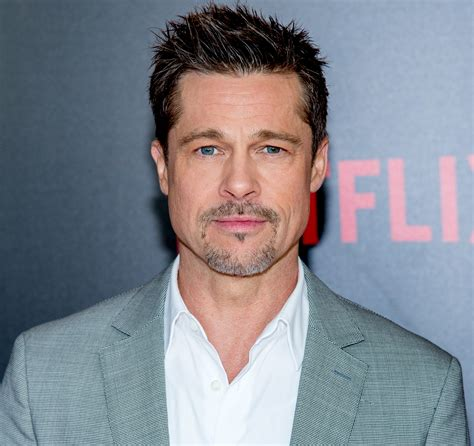
#> input picture Image Processing/Session 4/Assignment/morphed_face/brad.jpg, 474 x 446 px
$ python morphed_faces.py
#> lines starting #> are read from the running program, lines starting #| are printed output that depends on the picture
import cv2
import numpy as np

def create_mask(size, feather):
    mask = np.zeros(size, dtype=np.float32)
    cv2.rectangle(mask, (feather, feather), (size[1] - feather, size[0] - feather), (1, 1, 1), -1)
    cv2.blur(mask, (feather, feather), mask)
    return mask

feather_value = 20

image_1 = cv2.imread('brad.jpg')
#> image_1 is the input picture: shape (446, 474, 3); mean B, G, R 143, 134.2, 131.1
image_2 = cv2.imread('scarlet.jpg')
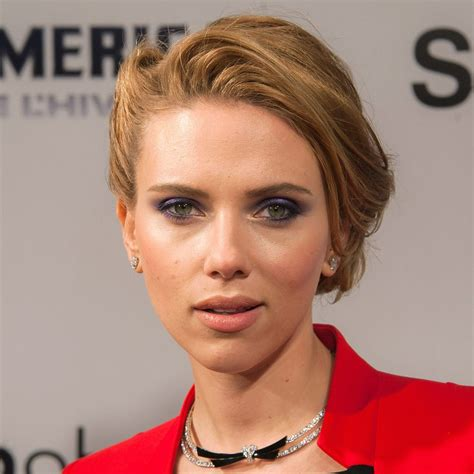
#> input picture Image Processing/Session 4/Assignment/morphed_face/scarlet.jpg, 474 x 474 px
#> image_2 is the input picture: shape (474, 474, 3); mean B, G, R 114.2, 127, 171.9

height_1 = image_1.shape[0]
#> height_1 = 446
height_2 = image_2.shape[0]
#> height_2 = 474

diff = height_2 - height_1
#> diff = 28

image_2 = image_2[:-diff, :]
#> image_2: shape (446, 474, 3)

print(image_1.shape, image_2.shape)
#| (446, 474, 3) (446, 474, 3)

image_1 = cv2.cvtColor(image_1, cv2.COLOR_BGR2GRAY)
#> image_1: shape (446, 474)
image_2 = cv2.cvtColor(image_2, cv2.COLOR_BGR2GRAY)
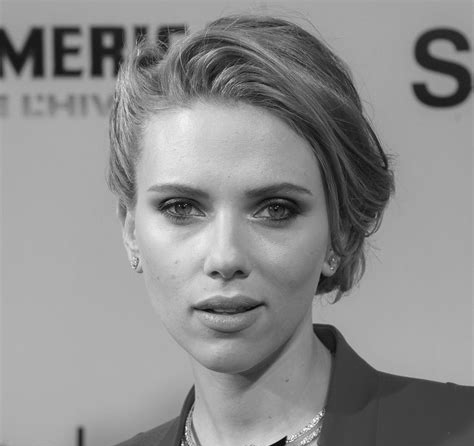
#> image_2: shape (446, 474); min 3, max 252, mean 141

face_detector = cv2.CascadeClassifier(
    cv2.data.haarcascades + "haarcascade_frontalface_default.xml"
)

image_1_faces = face_detector.detectMultiScale(image_1, scaleFactor=1.3)
#> image_1_faces = [[153, 84, 174, 174]]
image_2_faces = face_detector.detectMultiScale(image_2, scaleFactor=1.3)
#> image_2_faces = [[100, 111, 255, 255]]


if len(image_1_faces) > 0 and len(image_2_faces) > 0:

    x1, y1, w1, h1 = image_1_faces[0]
#> x1 = 153; y1 = 84; w1 = 174; h1 = 174
    x2, y2, w2, h2 = image_2_faces[0]
#> x2 = 100; y2 = 111; w2 = 255; h2 = 255

    face_1 = image_1[y1:y1+h1, x1:x1+w1]
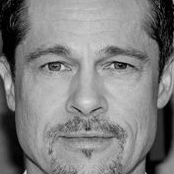
#> face_1: shape (174, 174); min 0, max 222, mean 128.2
    face_2 = image_2[y2:y2+h2, x2:x2+w2]
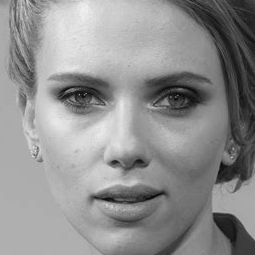
#> face_2: shape (255, 255); min 5, max 243, mean 143.4

    face_1 = cv2.resize(face_1, (w1, h1))
    face_2 = cv2.resize(face_2, (w1, h1))
#> face_2: shape (174, 174)

    face_1 = face_1.astype(np.float32)
    face_2 = face_2.astype(np.float32)

    results = []

    for i in range(5):
        alpha = i / 4
        blended_face = cv2.addWeighted(face_1 * (1 - alpha), 1, face_2 * alpha, 1, 0)

        blended_face = blended_face.astype(np.uint8)

        mask = create_mask((h1, w1), feather_value)

        result = image_1.copy()

        y_slice = slice(y1, y1 + h1)
        x_slice = slice(x1, x1 + w1)

        result[y_slice, x_slice] = result[y_slice, x_slice] * (1 - mask) + blended_face * mask

        results.append(result)
#> this loop made 5 passes
#> pass 1, `mask = create_mask((h1, w1), feather_value)`:
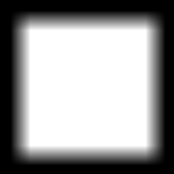
#> mask: shape (174, 174) float32; min 0, max 1, mean 0.602
#> after the loop:
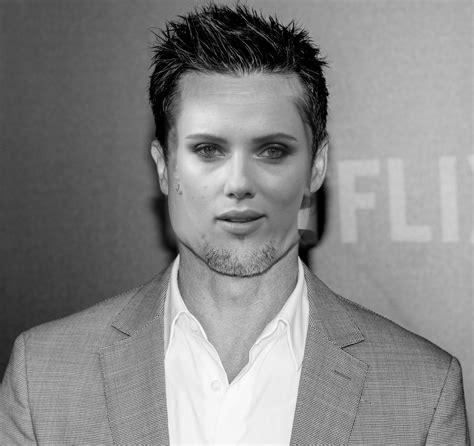
#> result: shape (446, 474); min 0, max 254, mean 134.3
#> after the loop, results = 5 items

    concatenated_result = cv2.hconcat(results)
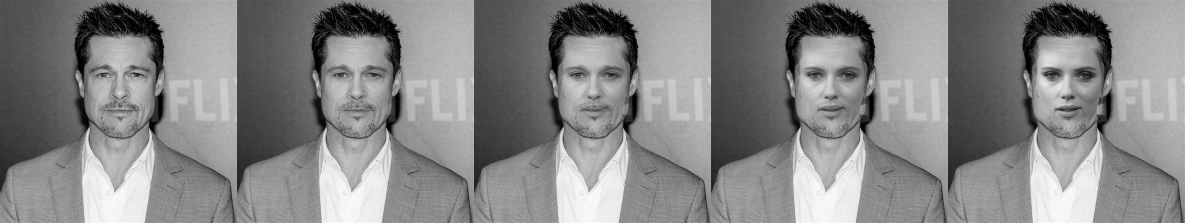
#> concatenated_result: shape (446, 2370) (shown at 1/2 size); min 0, max 254, mean 134.3

    cv2.imwrite('morphed_faces_progression.jpg', concatenated_result)
    cv2.imshow('Morphed Faces Progression', concatenated_result)
    cv2.waitKey(0)
else:
    print("Faces not detected in one or both images")
